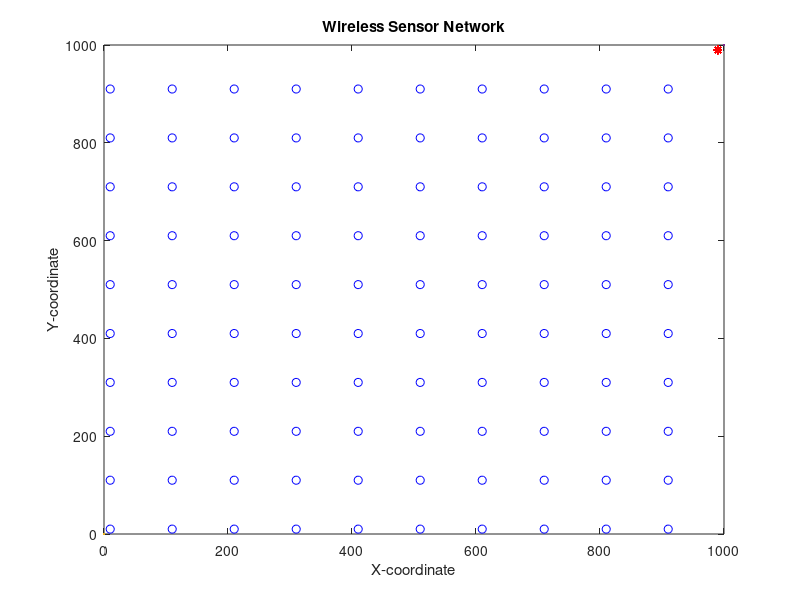

Write the MATLAB code that produced this figure. (Note: this script raises an error after producing the figure.)
%%%%%%%%%%%%%%%%%%%%%%%%%%%%%%%%%%%%%%%%%%%%%%%%%%%%%%%%%%%%%%%%%%%%%%%%
%                          LEACH Protocol                              %
%                          Part of Thesis:                             %
%       Energy-Efficient Protocols In Wireless Sensor Networks         %
%                                                                      %
% (c) Alexandros Nikolaos Zattas                                       %
% University of Peloponnese                                            %
% Department of Informatics and Telecommunications                     %
% For any related questions or additional information                  %
% send an e-mail to:                                                   %
% alexzattas@gmail.com                                                 %
%%%%%%%%%%%%%%%%%%%%%%%%%%%%%%%%%%%%%%%%%%%%%%%%%%%%%%%%%%%%%%%%%%%%%%%%
close all;
clear;
clc;
%%%%%%%%%%%%%%%%%%%% Network Establishment Parameters %%%%%%%%%%%%%%%%%%%%
%%% plot of Operation %%%
% Field Dimensions in meters %
% Define the grid size
x_max = 1000;
y_max = 1000;
x_min = 10;
y_min = 10;
step = 100;

% Generate the grid
x_cord = x_min:step:(x_min + (x_max - 1) * step);
y_cord = y_min:step:(y_min + (y_max - 1) * step);

x = 0; % added for better display results of the plot
y = 0; % added for better display results of the plot
% Number of Nodes in the field %
n = 100;
% Number of Dead Nodes in the beggining %
dead_nodes = 0;
% Coordinates of the Sink (location is predetermined in this simulation) %
sinkx = 990;
sinky = 990;
%%% Energy Values %%%
% Initial Energy of a Node (in Joules) %
Eo = 0.1; % units in Joules
% Energy required to run circuity (both for transmitter and receiver) %
Eelec = 50 * 10 ^ (-9); % units in Joules/bit
ETx = 50 * 10 ^ (-9); % units in Joules/bit
ERx = 50 * 10 ^ (-9); % units in Joules/bit
% Transmit Amplifier Types %
Eamp = 100 * 10 ^ (-12); % units in Joules/bit/m^2 (amount of energy spent by the amplifier to transmit the bits)
% Data Aggregation Energy %
EDA = 5 * 10 ^ (-9); % units in Joules/bit
% Size of data package %
k = 4000; % units in bits
% Suggested percentage of cluster head %
p = 0.1; % a 1 percent of the total amount of nodes used in the network is proposed to give good results
% Number of Clusters %
Ci = p * n;
% Round of Operation %
rounds = 0;
% Current Number of operating Nodes %
totalEnergy = n * Eo;
operating_nodes = n;
transmissions = 0;
temp_val = 0;
flagFirstDead = 0;
stop_flag = 0;
%%%%%%%%%%%%%%%%%%%%%%%%%%% End of Parameters %%%%%%%%%%%%%%%%%%%%%%%%%%%%
%%% Creation of the Wireless Sensor Network %%%
% Plotting the WSN %
i = 1;

while (i <= n)

    for j = 1:(x_max / step)

        for k = 1:(y_max / step)
            SN(i).x = x_cord(j); % X-axis coordinates of sensor node
            SN(i).y = y_cord(k); % Y-axis coordinates of sensor node
            i = i + 1;
        end

    end

end

for i = 1:n

    SN(i).id = i; % sensor's ID number
    SN(i).Energy = Eo; % nodes energy levels (initially set to be equal to "Eo"
    SN(i).role = 0; % node acts as normal if the value is '0', if elected as a cluster head it gets the value '1' (initially all nodes are normal)
    SN(i).cluster = 0; % the cluster which a node belongs to
    SN(i).condition = 1; % States the current condition of the node. when the node is operational its value is =1 and when dead =0
    SN(i).rop = 0; % number of rounds node was operational
    SN(i).rleft = 0; % rounds left for node to become available for Cluster Head election
    SN(i).dtch = 0; % nodes distance from the cluster head of the cluster in which he belongs
    SN(i).dts = sqrt((sinkx - SN(i).x) ^ 2 + (sinky - SN(i).y) ^ 2); % nodes distance from the sink
    SN(i).tel = 0; % states how many times the node was elected as a Cluster Head
    SN(i).rn = 0; % round node got elected as cluster head
    SN(i).chid = 0; % node ID of the cluster head which the "i" normal node belongs to
    SN(i).prob = p; % probability with which a node gets to be cluster head

    figure(1)
    plot(x, y, x_max, y_max, SN(i).x, SN(i).y, 'ob', sinkx, sinky, '*r');
    title 'Wireless Sensor Network';
    xlabel 'X-coordinate';
    ylabel 'Y-coordinate';
    hold on;

end

CHeads = 0;
CL = [];
firstRound = 1;
totalData = 0;
networkStatus = 1;
rad = 200;

fid = fopen('node_degree.txt', 'w');
fclose(fid);

fid = fopen('hops.txt', 'w');
fclose(fid);

fid = fopen('proximity.txt', 'w');
fclose(fid);

fid = fopen('debug.txt', 'w');
fclose(fid);

fid = fopen('diameter.txt', 'w');
fclose(fid);


%%%%%% Set-Up Phase %%%%%%
%%%%%%%%%% LEACH %%%%%%%%%

fid = fopen('debug.txt', 'a');
for i = 1:n
    fprintf(fid, 'Node %d: x = %d, y = %d\n', i, SN(i).x, SN(i).y);
end
fclose(fid);

while (operating_nodes > 0 && stop_flag == 0)

    % Displays Current Round %
    rounds = rounds + 1
    remainingEnergy(rounds) = totalEnergy;

    % fid = fopen('debug.txt', 'w');
    % fprintf(fid, 'Operating Nodes = %d', operating_nodes);
    % fclose(fid);

    % Threshold Value %
    t = (p / (1 - p * (mod(rounds, 1 / p))));

    % Re-election Value %
    tleft = mod(rounds, 1 / p);

    % Reseting Previous Amount Of Cluster Heads In the Network %
    CLheads = 0;

    % Reseting Previous Amount Of Energy Consumed In the Network on the Previous Round %
    energy = 0;

    % Cluster Heads Election %
    [SN, CL, CLheads] = CH_election(SN, n, t, tleft, p, rounds, sinkx, sinky, CLheads, Eo);

    % Fixing the size of "CL" array %
    CL = CL(1:CLheads);
    CL = arrayfun(@(x) setfield(x, 'degree', 0), CL);

    % Grouping the Nodes into Clusters & caclulating the distance between node and cluster head %

    for i = 1:n

        if (SN(i).role == 0) && (SN(i).Energy > 0) && (CLheads > 0) % if node is normal

            for m = 1:CLheads
                d(m) = sqrt((CL(m).x - SN(i).x) ^ 2 + (CL(m).y - SN(i).y) ^ 2) * 2;
                % we calculate the distance 'd' between the sensor node that is
                % transmitting and the cluster head that is receiving with the following equation+
                % d=sqrt((x2-x1)^2 + (y2-y1)^2) where x2 and y2 the coordinates of
                % the cluster head and x1 and y1 the coordinates of the transmitting node
            end

            d = d(1:CLheads); % fixing the size of "d" array
            [M, I] = min(d(:)); % finds the minimum distance of node to CH
            [Row, Col] = ind2sub(size(d), I); % displays the Cluster Number in which this node belongs too
            SN(i).cluster = Col; % assigns node to the cluster
            SN(i).dtch = d(Col); % assigns the distance of node to CH
            SN(i).chid = CL(Col).id;
            CL(Col).degree = CL(Col).degree + 1; % increase the degree of the cluster head
        end

    end

    if (CLheads ~= 0)
        % printing the degree of each CH %
        fid = fopen('node_degree.txt', 'a');
        fprintf(fid, '\nRound %d\n', rounds);

        for i = 1:CHeads

            if CL(i).degree < operating_nodes * 0.03
                fprintf(fid, 'Degree of CH(%d) = %d (node degree below threshold)\n', i, CL(i).degree);
            else
                fprintf(fid, 'Degree of CH(%d) = %d\n', i, CL(i).degree);
            end

        end

        fclose(fid);

        % calculating HOPS and Proximity %
        CL = CH_list_with_HOPS(CL, CHeads, rad, rounds);
        Network_Longest_Shortest_Path = calculating_lsp(CL, CHeads);

        fid = fopen('diameter.txt', 'a');
        fprintf(fid, '\nRound = %d, C-Heads = %d, Diameter = %d\n\n', rounds, CHeads, Network_Longest_Shortest_Path);
        fclose(fid);
    end

    %%%%%% Steady-State Phase %%%%%%

    % Energy Dissipation for normal nodes %

    for i = 1:n

        if (SN(i).condition == 1) && (SN(i).role == 0) && (CLheads > 0)

            if SN(i).Energy > 0
                ETx = Eelec * k + Eamp * k * SN(i).dtch ^ 2;
                SN(i).Energy = SN(i).Energy - ETx;
                energy = energy + ETx;
                totalEnergy = totalEnergy - ETx;
                totalData = totalData + k;

                % Dissipation for cluster head during reception
                if SN(SN(i).chid).Energy > 0 && SN(SN(i).chid).condition == 1 && SN(SN(i).chid).role == 1
                    ERx = (Eelec + EDA) * k;
                    energy = energy + ERx;
                    totalEnergy = totalEnergy - ERx;
                    SN(SN(i).chid).Energy = SN(SN(i).chid).Energy - ERx;

                    if SN(SN(i).chid).Energy <= Eo * 0.2 % if cluster heads energy depletes with reception
                        SN(SN(i).chid).condition = 0;
                        SN(SN(i).chid).rop = rounds;
                        dead_nodes = dead_nodes + 1;
                        operating_nodes = operating_nodes - 1
                    end

                end

            end

            if SN(i).Energy <= Eo * 0.2 % if nodes energy depletes with transmission
                dead_nodes = dead_nodes + 1;
                operating_nodes = operating_nodes - 1
                SN(i).condition = 0;
                SN(i).chid = 0;
                SN(i).rop = rounds;
            end

        end

    end

    % Energy Dissipation for cluster head nodes %

    for i = 1:n

        if (SN(i).condition == 1) && (SN(i).role == 1)

            if SN(i).Energy > 0
                ETx = (Eelec + EDA) * k + Eamp * k * SN(i).dts ^ 2;
                SN(i).Energy = SN(i).Energy - ETx;
                energy = energy + ETx;
                totalEnergy = totalEnergy - ETx;
            end

            if SN(i).Energy <= Eo * 0.2 % if cluster heads energy depletes with transmission
                dead_nodes = dead_nodes +1;
                operating_nodes = operating_nodes - 1
                SN(i).condition = 0;
                SN(i).rop = rounds;
            end

        end

    end

    if operating_nodes < n && temp_val == 0
        temp_val = 1;
        flagFirstDead = rounds
        networkLiveData(networkStatus) = rounds;
        networkStatus = networkStatus + 1;
    end

    if operating_nodes <= n * 0.5 && temp_val == 1
        temp_val = 2;
        networkLiveData(networkStatus) = rounds;
        networkStatus = networkStatus + 1;
    end

    transmissions = transmissions + 1;

    if CLheads == 0
        transmissions = transmissions - 1;
        networkLiveData(networkStatus) = rounds;
    end

    cnt = 0;

    for i = 1:n

        if (SN(i).Energy <= Eo * 0.2)
            cnt = cnt + 1;
        end

    end

    if cnt == n || operating_nodes < 3
        networkLiveData(networkStatus) = rounds;
        stop_flag = 1;
    end

    opNodes(rounds) = operating_nodes;
    dNodes(rounds) = dead_nodes;
    cNodes(rounds) = CLheads;
    threshData(rounds) = totalData;

    if energy > 0
        nrg(transmissions) = energy;
    end

end

% Plotting Simulation Results "Operating Nodes per Round" %
figure(2)
plot(1:rounds, opNodes(1:rounds), '-b', 'Linewidth', 2);
title ({'LEACH'; 'Operating Nodes per Round'; })
xlabel 'Rounds';
ylabel 'Operational Nodes';
hold on;

figure(3)
plot(1:rounds, dNodes(1:rounds), '-b', 'Linewidth', 2);
title ({'LEACH'; 'Dead Nodes per Round'; })
xlabel 'Rounds';
ylabel 'Dead Nodes';
hold on;

figure(4)
plot(1:rounds, cNodes(1:rounds), '-b', 'Linewidth', 2);
title ({'LEACH'; 'Clusters per Round'; })
xlabel 'Rounds';
ylabel 'Clusters';
hold on;

figure(5)
plot(1:rounds, threshData(1:rounds), '-b', 'Linewidth', 2);
title ({'LEACH'; 'Threshold Data per Round'; })
xlabel 'Rounds';
ylabel 'Threshold Data';
hold on;

figure(6)
plot(1:flagFirstDead, nrg(1:flagFirstDead), '-b', 'Linewidth', 2');
title ({'LEACH'; 'Energy consumed per Transmission'; })
xlabel 'Transmission';
ylabel 'Energy ( J )';
hold on;

figure(7)
bar(1:networkStatus, networkLiveData(1:networkStatus));
title ({'LEACH'; 'Network Status vs Rounds'; })
xlabel 'Network Status';
ylabel 'Rounds';
hold on;

figure(8)
plot(1:rounds, remainingEnergy(1:rounds), '-b', 'Linewidth', 2');
title ({'LEACH'; 'Remaining Energy per Round'; })
xlabel 'Rounds';
ylabel 'Remaining Energy';
hold on;

function [SN, CL, CLheads] = CH_election(SN, n, t, tleft, p, rounds, sinkx, sinky, CLheads, Eo)
    CL = [];

    for i = 1:n
        SN(i).cluster = 0; % reseting cluster in which the node belongs to
        SN(i).role = 0; % reseting node role
        SN(i).chid = 0; % reseting cluster head id

        if SN(i).rleft > 0
            SN(i).rleft = SN(i).rleft - 1;
        end

        if (SN(i).Energy > 0) && (SN(i).rleft == 0)
            generate = rand;

            if (generate < t && SN(i).Energy >= Eo * 0.2)
                SN(i).role = 1; % assigns the node role of a cluster head
                SN(i).rn = rounds; % Assigns the round that the cluster head was elected to the data table
                SN(i).tel = SN(i).tel + 1;
                SN(i).rleft = 1 / p - tleft; % rounds for which the node will be unable to become a CH
                SN(i).dts = sqrt((sinkx - SN(i).x) ^ 2 + (sinky - SN(i).y) ^ 2); % calculates the distance between the sink and the cluster hea
                CLheads = CLheads + 1; % sum of cluster heads that have been elected
                SN(i).cluster = CLheads; % cluster of which the node got elected to be cluster head
                CL(CLheads).x = SN(i).x; % X-axis coordinates of elected cluster head
                CL(CLheads).y = SN(i).y; % Y-axis coordinates of elected cluster head
                CL(CLheads).id = i; % Assigns the node ID of the newly elected cluster head to an array
                CL(CLheads).dts = SN(i).dts; % Assigns the distance between the sink and the cluster head to an array
            end

        end

        if CLheads == n * p
            break;
        end

    end

end

% sorting nodes based on proximity
function proximity_list = sortNodes_dts(CH_list, proximity_list)

    if length(proximity_list) == 1
        return;
    end

    for i = 1:length(proximity_list)

        if proximity_list(i) == 0
            continue;
        end

        for j = 1:length(proximity_list)

            if proximity_list(j) == 0
                continue;
            end

            if CH_list(proximity_list(i)).dts > CH_list(proximity_list(j)).dts
                temp = proximity_list(i);
                proximity_list(i) = proximity_list(j);
                proximity_list(j) = temp;
            end

        end

    end

end

% index finding function
function bool = is_found(proximity, index)

    bool = 0;

    for i = 1:length(proximity)

        if (proximity(i) == index)
            bool = 1;
            break;
        end

    end

end

% function to calculate proximity for CHs
function CH_list = CH_list_with_proximity(CH_list, CHeads, rad, rounds)

    CH_list = arrayfun(@(x) setfield(x, 'proximity', []), CH_list);

    % assinging the index of sink as 0 to the proximity list of each CH if it is within the communication range
    for i = 1:CHeads

        if (CH_list(i).dts <= rad)
            CH_list(i).proximity = [CH_list(i).proximity, 0];
        end

    end

    % assinging the index of CHs as their proximity list if they are within the communication range
    for i = 1:CHeads

        for j = 1:CHeads

            if (i ~= j)

                if (sqrt((CH_list(i).x - CH_list(j).x) ^ 2 + (CH_list(i).y - CH_list(j).y) ^ 2) <= rad)
                    CH_list(i).proximity = [CH_list(i).proximity, j];
                end

            end

        end

    end

    for i = 1:CHeads
        CH_list(i).proximity = sortNodes_dts(CH_list, CH_list(i).proximity);
    end

    % printing proximity of each CH %
    fid = fopen('proximity.txt', 'a');
    fprintf(fid, '\nRound %d\n', rounds);

    for i = 1:CHeads
        fprintf(fid, 'Proximity of CH(%d) = [', i);

        for j = 1:length(CH_list(i).proximity)
            fprintf(fid, '%d, ', CH_list(i).proximity(j));
        end

        fprintf(fid, ']\n');
    end

    fclose(fid);

end

% function to calculate the number of hops for each CH
function [hops, indices] = calculate_hops(CH_list, index, indices, hops, rounds)

    if (length(CH_list(index).proximity) ~= 0 && CH_list(index).proximity(1) == 0)
        hops = 1;
    else
        nextIndex = 0;

        for i = 1:length(CH_list(index).proximity)

            for j = 1:length(indices)

                if CH_list(index).proximity(i) == indices(j)
                    nextIndex = 0;
                    break;
                else
                    nextIndex = CH_list(index).proximity(i);
                end

            end

            if nextIndex ~= 0
                break;
            end

        end

        if (nextIndex == 0)

        else

            indices = [indices, nextIndex];
            [hops, indices] = calculate_hops(CH_list, nextIndex, indices, hops, rounds);
            hops = hops + 1;
        end

    end

end

% driver function to calculate the number of hops for each CH
function CH_list = CH_list_with_HOPS(CH_list, CHeads, rad, rounds)

    CH_list = CH_list_with_proximity(CH_list, CHeads, rad, rounds);
    CH_list = arrayfun(@(x) setfield(x, 'hops', 0), CH_list);

    fid = fopen('hops.txt', 'a');
    fprintf(fid, '\nRound %d\n', rounds);
    totalHops = 0;

    % calculating the hops of each CH from the sink
    for i = 1:CHeads

        % if the CH is directly within the communication range of the sink
        if (is_found(CH_list(i).proximity, 0) == 1)
            CH_list(i).hops = 1;
            CH_list(i).lsp_path = [0];

        else
            indices = [];
            indices = [indices, i];
            hops = 0;
            [hops, indices] = calculate_hops(CH_list, i, indices, hops, rounds);

            CH_list(i).hops = hops;
            CH_list(i).lsp_path = indices;
        end

        fprintf(fid, 'Hops of CH(%d) = %d\n', i, CH_list(i).hops);
        totalHops = totalHops + CH_list(i).hops;

    end

    fprintf(fid, 'ABPL = %f\n', totalHops / (CHeads * (CHeads + 1) / 2));
    fclose(fid);

end

% calculating the Longest Shortest Path for each CH
function lsp = calculating_lsp(CH_list, CHeads)
    lsp = -1;

    for i = 1:CHeads
        CH_list(i).lsp = 0;

        if CH_list(i).lsp_path(1) == 0
            CH_list(i).lsp = CH_list(i).dts;
        else

            for j = 1:length(CH_list(i).lsp_path)

                if CH_list(i).lsp_path(j) == 0
                    continue;
                else
                    CH_list(i).lsp = CH_list(i).lsp + (sqrt((CH_list(i).x - CH_list(CH_list(i).lsp_path(j)).x) ^ 2 + (CH_list(i).y - CH_list(CH_list(i).lsp_path(j)).y) ^ 2));

                end

            end

        end

    end

    for i = 1:CHeads
        lsp = max(lsp, CH_list(i).lsp);
    end

end
